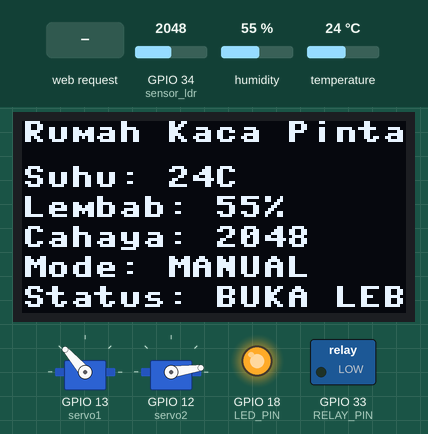
Recording of a program running on a simulated ESP32 board running MicroPython. Shown: 128×64 one-colour display, 2 × servo, switched loads named in the program (green lamp = pin HIGH), output pins drawn as LEDs (lit = HIGH). The inputs (shaded band) are chosen by the test bench; at power-on: humidity 55 %, temperature 24 °C, GPIO 34 (sensor_ldr) = 2048 (analog values on the 0–4095 scale). WiFi joins after 1.5 s; web requests get an empty 200 reply after 0.4 s; servo angles are drawn from the pulse width (0.5 ms = 0°, 2.5 ms = 180°); threads take turns every 2 ms; the clock reads 2024-03-15 10:24:30 at power-on unless the program sets it; library files of the repository ran but are not shown: ssd1306.py; what the program prints to the serial console is not drawn.

Above: at 3.2 s.
3.3 s: HTTP request GET /auto_mode received
At 4.5 s:
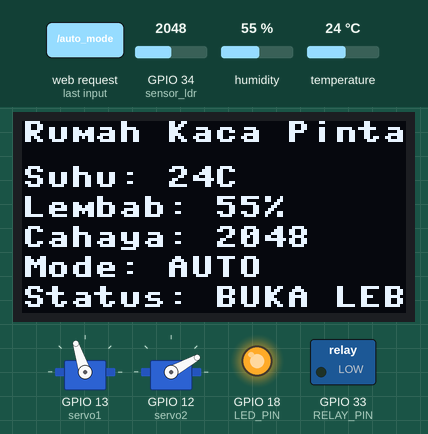
5.4 s: humidity set to 42 %
At 7.2 s:
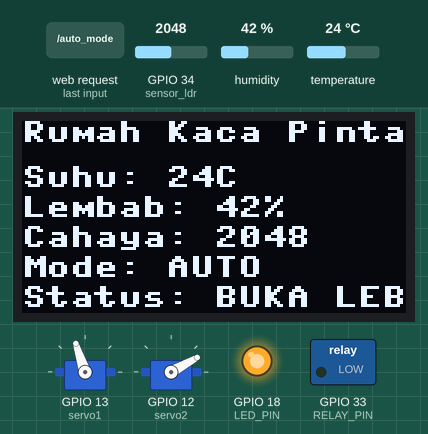
7.5 s: humidity set to 39 %
At 8.7 s:
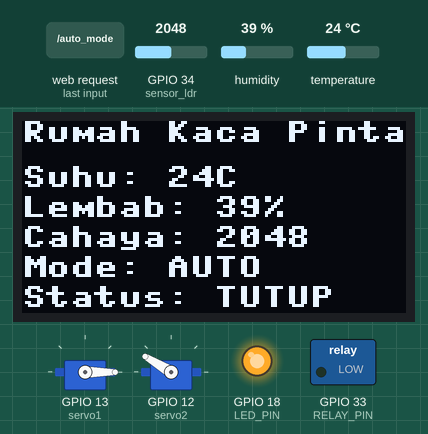
9.6 s: temperature set to 20 °C
At 11.4 s:
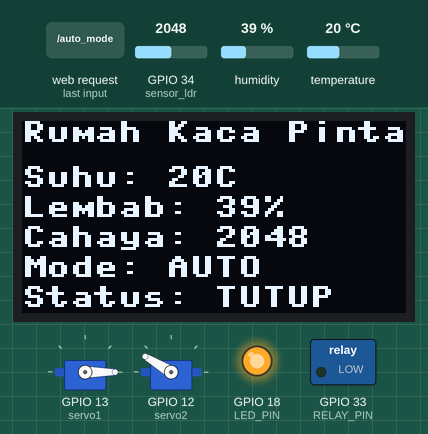
11.7 s: temperature set to 17 °C
At 13.0 s:
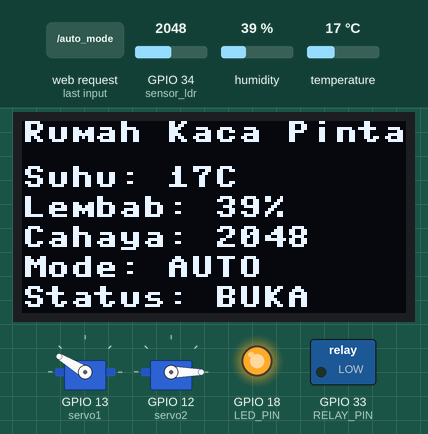
13.8 s: HTTP request GET /activate_relay received
At 14.1 s:
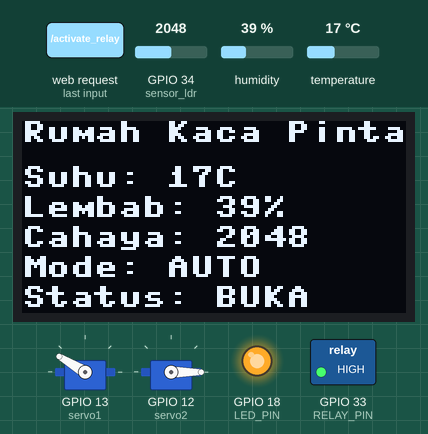
Timing chart, 0 to 25.3 s (numbered marks = the images above; inputs shaded):
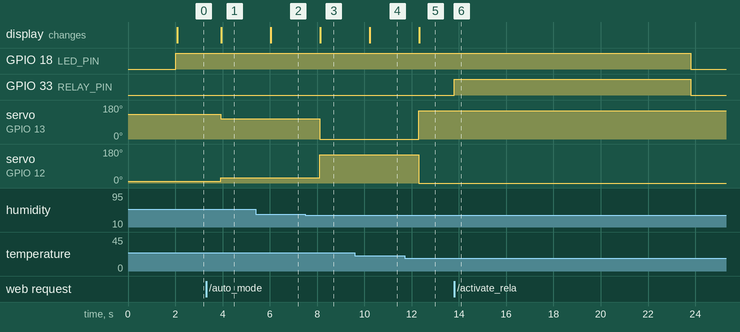

The program:

AssignmentGF.py
```python
import network
import socket
import machine
import time
import urequests
import dht
import ssd1306
from machine import Pin, PWM
import _thread
import ujson
from machine import Pin, I2C

# ========== KONFIGURASI ========== #
SSID = 'Mochi'
PASSWORD = 'cukipuki'

# Konfigurasi UBIDOTS
UBIDOTS_TOKEN = "BBUS-X22dYuktZNwot2UyXDlW0br7H6FOIF"
UBIDOTS_URL = "http://industrial.api.ubidots.com/api/v1.6/devices/canopyamonitoring"

# Konfigurasi Flask
FLASK_URL = "https://9fda3355-e9d0-407b-8251-e35d4b04d3e4-00-2qpufjr3z6si3.riker.replit.dev:3000/add_data"

# Pin Configuration
DHT_PIN = 4
LDR_PIN = 34
SERVO1_PIN = 13  # Servo pertama
SERVO2_PIN = 12  # Servo kedua (berlawanan arah)
LED_PIN = Pin(18, Pin.OUT)
RELAY_PIN = Pin(33, Pin.OUT)  # Pin relay

# Servo Configuration
SERVO_MIN_DUTY = 20
SERVO_MAX_DUTY = 110

# Threshold Sensor
SUHU_MINIMAL = 18
SUHU_IDEAL_MIN = 22
SUHU_IDEAL_MAX = 28
SUHU_MAKSIMAL = 32

LEMBAB_MINIMAL = 40
LEMBAB_IDEAL_MIN = 50
LEMBAB_IDEAL_MAX = 70
LEMBAB_MAKSIMAL = 80

# System Variables
mode_manual = True
current_servo_position = 160
wifi_connected = False
relay_active = False
relay_lock = _thread.allocate_lock()
last_send_time = 0
send_interval = 15  # detik

# Initialize Hardware
sensor_dht = dht.DHT11(Pin(DHT_PIN))
sensor_ldr = machine.ADC(Pin(LDR_PIN))

servo1 = PWM(Pin(SERVO1_PIN))
servo2 = PWM(Pin(SERVO2_PIN))
servo1.freq(50)
servo2.freq(50)

i2c = machine.I2C(0, scl=Pin(22), sda=Pin(21))
oled = ssd1306.SSD1306_I2C(128, 64, i2c)

# Initialize Relay
RELAY_PIN.value(0)  # Start with relay OFF

def print_status(temp, hum, ldr, ubidots_status, flask_status):
    print("\n========== STATUS SISTEM ==========")
    print(f"Suhu: {temp} C")
    print(f"Kelembaban: {hum}%")
    print(f"LDR: {ldr}")
    print(f"Lampu: {'HIDUP' if LED_PIN.value() else 'MATI'}")
    print(f"Status Atap: {'TERTUTUP' if current_servo_position < 90 else 'TERBUKA'}")
    print(f"Status Pengiriman ke Ubidots: {'Sukses' if ubidots_status else 'Gagal'}")
    print(f"Status Pengiriman ke Flask: {'Sukses' if flask_status else 'Gagal'}")
    print(f"Servo1: {current_servo_position}° (duty: {SERVO_MIN_DUTY + (current_servo_position / 180) * (SERVO_MAX_DUTY - SERVO_MIN_DUTY)}), "
          f"Servo2: {180 - current_servo_position}° (duty: {SERVO_MIN_DUTY + ((180 - current_servo_position) / 180) * (SERVO_MAX_DUTY - SERVO_MIN_DUTY)})")
    print(f"LED: {'ON' if LED_PIN.value() else 'OFF'}")
    print("===================================\n")

def connect_wifi():
    global wifi_connected
    wlan = network.WLAN(network.STA_IF)
    wlan.active(True)

    if not wlan.isconnected():
        print('Menghubungkan ke WiFi...')
        wlan.connect(SSID, PASSWORD)

        max_attempts = 20
        for attempt in range(max_attempts):
            if wlan.isconnected():
                break
            print(f'Percobaan {attempt + 1}/{max_attempts}', end='\r')
            time.sleep(1)

    if wlan.isconnected():
        print('\nWiFi Terhubung!')
        print('IP:', wlan.ifconfig()[0])
        wifi_connected = True
        LED_PIN.value(1)
        return True
    else:
        print('\nGagal menghubungkan WiFi')
        wifi_connected = False
        LED_PIN.value(0)
        return False

def read_sensors():
    try:
        sensor_dht.measure()
        temp = sensor_dht.temperature()
        hum = sensor_dht.humidity()
        ldr = sensor_ldr.read()
        return temp, hum, ldr
    except Exception as e:
        print("Error membaca sensor:", str(e))
        return None, None, None

def control_servo(angle):
    global current_servo_position
    angle = max(0, min(180, angle))
    duty1 = int(SERVO_MIN_DUTY + (angle / 180) * (SERVO_MAX_DUTY - SERVO_MIN_DUTY))
    duty2 = int(SERVO_MIN_DUTY + ((180 - angle) / 180) * (SERVO_MAX_DUTY - SERVO_MIN_DUTY))

    servo1.duty(duty1)
    servo2.duty(duty2)
    current_servo_position = angle
    print(f"Servo diposisikan ke {angle}° (Duty1: {duty1}, Duty2: {duty2})")

def display_data(temp, hum, ldr, status, reason):
    oled.fill(0)
    oled.text("Rumah Kaca Pintar", 0, 0)

    if temp is not None and hum is not None:
        oled.text(f"Suhu: {temp}C", 0, 15)
        oled.text(f"Lembab: {hum}%", 0, 25)
        oled.text(f"Cahaya: {ldr}", 0, 35)
    else:
        oled.text("Gagal baca sensor!", 0, 15)

    oled.text(f"Mode: {'MANUAL' if mode_manual else 'AUTO'}", 0, 45)
    oled.text(f"Status: {status}", 0, 55)
    oled.show()

def activate_relay(duration):
    global relay_active

    with relay_lock:
        if relay_active:
            return "Relay sudah aktif"

        relay_active = True

    try:
        print(f"Menghidupkan relay selama {duration} detik")
        RELAY_PIN.value(1)
        LED_PIN.value(1)
        start_time = time.time()

        while (time.time() - start_time) < duration:
            if not relay_active:
                break
            time.sleep(1)

        RELAY_PIN.value(0)
        LED_PIN.value(0)
        return f"Relay aktif selama {int(time.time() - start_time)} detik"
    finally:
        with relay_lock:
            relay_active = False

def send_to_ubidots(temp, hum, ldr):
    if not wifi_connected:
        print("[UBIDOTS] WiFi tidak terhubung")
        return False

    try:
        print("\n[MENGIRIM DATA KE UBIDOTS]")
        print(f"[UBIDOTS] Mengirim data ke: {UBIDOTS_URL}")

        data = {
            "temperature": {"value": temp},
            "humidity": {"value": hum},
            "light": {"value": ldr}
        }

        print(f"[UBIDOTS] Data: {data}")

        headers = {
            "X-Auth-Token": UBIDOTS_TOKEN,
            "Content-Type": "application/json"
        }

        response = urequests.post(
            UBIDOTS_URL,
            headers=headers,
            json=data,
            timeout=10
        )

        print(f"[UBIDOTS] Status Code: {response.status_code}")
        print(f"[UBIDOTS] Response: {response.text}")
        response.close()

        return response.status_code == 200
    except Exception as e:
        print(f"[UBIDOTS] Error: {str(e)}")
        return False

def send_to_flask(temp, hum, ldr):
    if not wifi_connected:
        print("[FLASK] WiFi tidak terhubung")
        return False

    try:
        print("\n[MENGIRIM DATA KE FLASK]")
        print(f"[FLASK] Mengirim data ke: {FLASK_URL}")

        data = {
            "temperature": temp,
            "humidity": hum,
            "ldr_value": ldr
        }

        print(f"[FLASK] Data: {data}")

        response = urequests.post(
            FLASK_URL,
            json=data,
            timeout=10
        )

        print(f"[FLASK] Status Code: {response.status_code}")
        print(f"[FLASK] Response: {response.text}")
        response.close()

        return response.status_code == 200
    except Exception as e:
        print(f"[FLASK] Error: {str(e)}")
        return False

def web_server():
    addr = socket.getaddrinfo('0.0.0.0', 80)[0][-1]
    s = socket.socket()
    s.bind(addr)
    s.listen(1)
    print('Web server running on port 80')

    while True:
        cl, addr = s.accept()
        request = cl.recv(1024).decode()

        response = None

        if '/open_servo' in request:
            control_servo(160)
            response = "Servo terbuka (160°)"
        elif '/close_servo' in request:
            control_servo(0)
            response = "Servo tertutup (0°)"
        elif '/auto_mode' in request:
            global mode_manual
            mode_manual = not mode_manual
            response = f"Mode {'AUTO' if not mode_manual else 'MANUAL'} aktif"
        elif '/activate_relay' in request:
            duration = 10
            if 'duration=' in request:
                try:
                    duration = int(request.split('duration=')[1].split(' ')[0])
                except:
                    pass
            result = activate_relay(duration)
            response = result
        elif '/relay_status' in request:
            response = f"Relay {'ON' if relay_active else 'OFF'}"
        else:
            response = "Perintah tidak valid. Gunakan: /open_servo, /close_servo, /auto_mode, /activate_relay?duration=30, /relay_status"

        cl.send('HTTP/1.1 200 OK\r\nContent-Type: text/plain\r\n\r\n')
        cl.send(response)
        cl.close()

def kontrol_iklim(temp, hum, ldr):
    if temp is None or hum is None or ldr is None:
        return 160, "ERROR", "Sensor tidak valid"

    if temp >= 32:
        return 0, "TUTUP", "Suhu terlalu tinggi"
    elif temp <= 18:
        return 180, "BUKA", "Suhu terlalu rendah"
    elif hum >= 80:
        return 180, "BUKA", "Kelembaban terlalu tinggi"
    elif hum <= 40:
        return 0, "TUTUP", "Kelembaban terlalu rendah"
    elif ldr > 800 and temp > 28:
        return 90, "BUKA SEBAGIAN", "Cerah dan panas"
    elif ldr > 600 and 22 < temp <= 28:
        return 135, "BUKA LEBAR", "Cerah tapi suhu ideal"
    elif ldr <= 600:
        return 160, "BUKA", "Cuaca mendung atau malam"
    else:
        return 160, "BUKA", "Kondisi normal"

def main_loop():
    global wifi_connected, last_send_time

    if not connect_wifi():
        print("Mode offline tanpa WiFi")

    _thread.start_new_thread(web_server, ())
    control_servo(160)

    while True:
        current_time = time.time()
        temp, hum, ldr = read_sensors()

        angle, status, reason = kontrol_iklim(temp, hum, ldr)
        if not mode_manual:
            control_servo(angle)

        display_data(temp, hum, ldr, status, reason)

        if current_time - last_send_time >= send_interval:
            if wifi_connected or connect_wifi():
                ubidots_success = False
                flask_success = False

                if temp is not None and hum is not None and ldr is not None:
                    print("\nMengirim data ke cloud...")
                    ubidots_success = send_to_ubidots(temp, hum, ldr)
                    flask_success = send_to_flask(temp, hum, ldr)
                    print_status(temp, hum, ldr, ubidots_success, flask_success)

                last_send_time = current_time
            else:
                print("Gagal terhubung ke WiFi, tidak dapat mengirim data")

        time.sleep(1)

if __name__ == '__main__':
    main_loop()
```

Measured:
- the behaviour switches between 41 and 40 % on humidity (found by bisection; images 2 and 3)
- the behaviour switches between 19 and 18 °C on temperature (found by bisection; images 4 and 5)
- after the input at 3.3 s, servo on GPIO 13 (servo1): 131° → 108° after 0.61 s; servo on GPIO 12 (servo2): 8° → 29° after 0.61 s; the display: changes after 0.64 s (image 1)
- after the input at 5.4 s, the display: changes after 0.64 s (image 2)
- after the input at 7.5 s, servo on GPIO 13 (servo1): 108° → 0° after 0.61 s; servo on GPIO 12 (servo2): 29° → 149° after 0.61 s; the display: changes after 0.64 s (image 3)
- after the input at 9.6 s, the display: changes after 0.63 s (image 4)
- after the input at 11.7 s, servo on GPIO 13 (servo1): 0° → 149° after 0.61 s; servo on GPIO 12 (servo2): 149° → 0° after 0.61 s; the display: changes after 0.63 s (image 5)
- after the input at 13.8 s, GPIO 18 (LED_PIN): HIGH → LOW after 10.0 s; GPIO 33 (RELAY_PIN): LOW → HIGH at once, → LOW 10.0 s later
